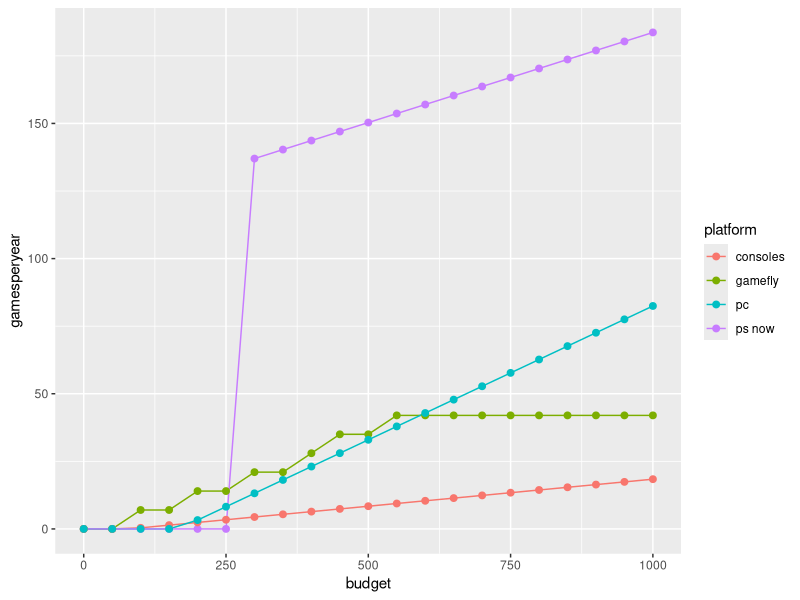
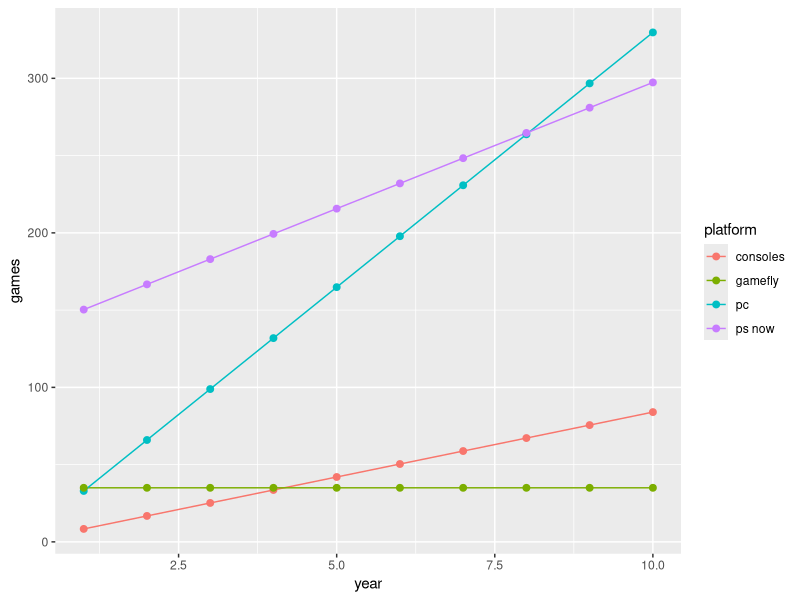

Generate these figures, in order, with R:
library(ggplot2)

budget <- seq(0, 1000, 50)

## ps now streaming
# CAPEX: 150 (device+controler over 10 years) 150/10
# OPEX: subscription + rental cost (assumed 7 days rental for 1/day) + 20*12; 7 per title
# plus assumed 100 titles in subscription service included
psnow <- ((budget-15)-240)
psnow[psnow>0] <- psnow[psnow>0]/15+134
psnow[psnow <0] <- 0


## gamefly
# CAPEX: firetv + controller: 150 (over 10 years): 150/10
# OPEX: 6 packets, 7 games each, 7$ per packet
gamefly <- ifelse((budget)-15 > (7*6*12), 6*7,
            ifelse((budget)-15 > (7*5*12), 5*7,
                   ifelse((budget)-15 > (7*4*12), 4*7,
                          ifelse((budget)-15 > (7*3*12), 3*7,
                                 ifelse((budget)-15 > (7*2*12), 2*7,
                                        ifelse((budget)-15 > (7*1*12), 1*7, 0))))))

## console
# CAPEX: 400 over 5 years: 400/5
# OPEX: 50 per title
console <- pmax((budget-80),0)/50

## pc (steam)
# CAPEX: 500 over 3 years: 500/3 (midrange pc)
# OPEX: variant #1 buying AAA titles during steam sales: 15-20
# variant #2 mean price of all steam titles (outside of sales period): 10.10€ (EU region 1)
pc <- pmax((budget-167),0)/10.1

df <- data.frame(budget = budget, gamesperyear = psnow, platform = "ps now")

tmp <- data.frame(budget=budget, gamesperyear = gamefly, platform = "gamefly")
df <- rbind(df, tmp)
tmp <- data.frame(budget=budget, gamesperyear = console, platform = "consoles")
df <- rbind(df, tmp)
tmp <- data.frame(budget = budget, gamesperyear = pc, platform = "pc")
df <- rbind(df, tmp)

ggplot(df, aes(x=budget, y=gamesperyear, color=platform)) + geom_line() + geom_point(size=2)


## over a 10 year period at a fixed budget
money <- 500
year <- 1:10
budget.annual <- year*money

pc.annual <- ((year*money) - 167*year)/10.1
console.annual <- pmax((year*money-80*year),0)/50

psnow.annual <- (year*money)-(15+240)*year
psnow.annual[psnow.annual>0] <- psnow.annual[psnow.annual>0]/15+134
psnow.annual[psnow.annual <0] <- 0

gamefly.annual <- ifelse((year*money - 15*year) > (6*7*12*year), 6*7,
                  ifelse((year*money - 15*year) > (7*5*12*year), 5*7,
                         ifelse((year*money - 15*year) > (7*4*12*year), 4*7,
                                ifelse((year*money - 15*year) > (7*3*12*year), 3*7,
                                       ifelse((year*money - 15*year) > (7*2*12*year), 2*7,
                                              ifelse((year*money - 15*year) > (7*1*12*year), 1*7, 0))))))

df <- data.frame(year=year, games = pc.annual, platform = "pc")

tmp <- data.frame(year=year, games = console.annual, platform = "consoles")
df <- rbind(df, tmp)
tmp <- data.frame(year=year, games = psnow.annual, platform = "ps now")
df <- rbind(df, tmp)
tmp <- data.frame(year=year, games = gamefly.annual, platform = "gamefly")
df <- rbind(df, tmp)

ggplot(df, aes(x=year, y=games, color=platform)) + geom_line() + geom_point(size=2)
